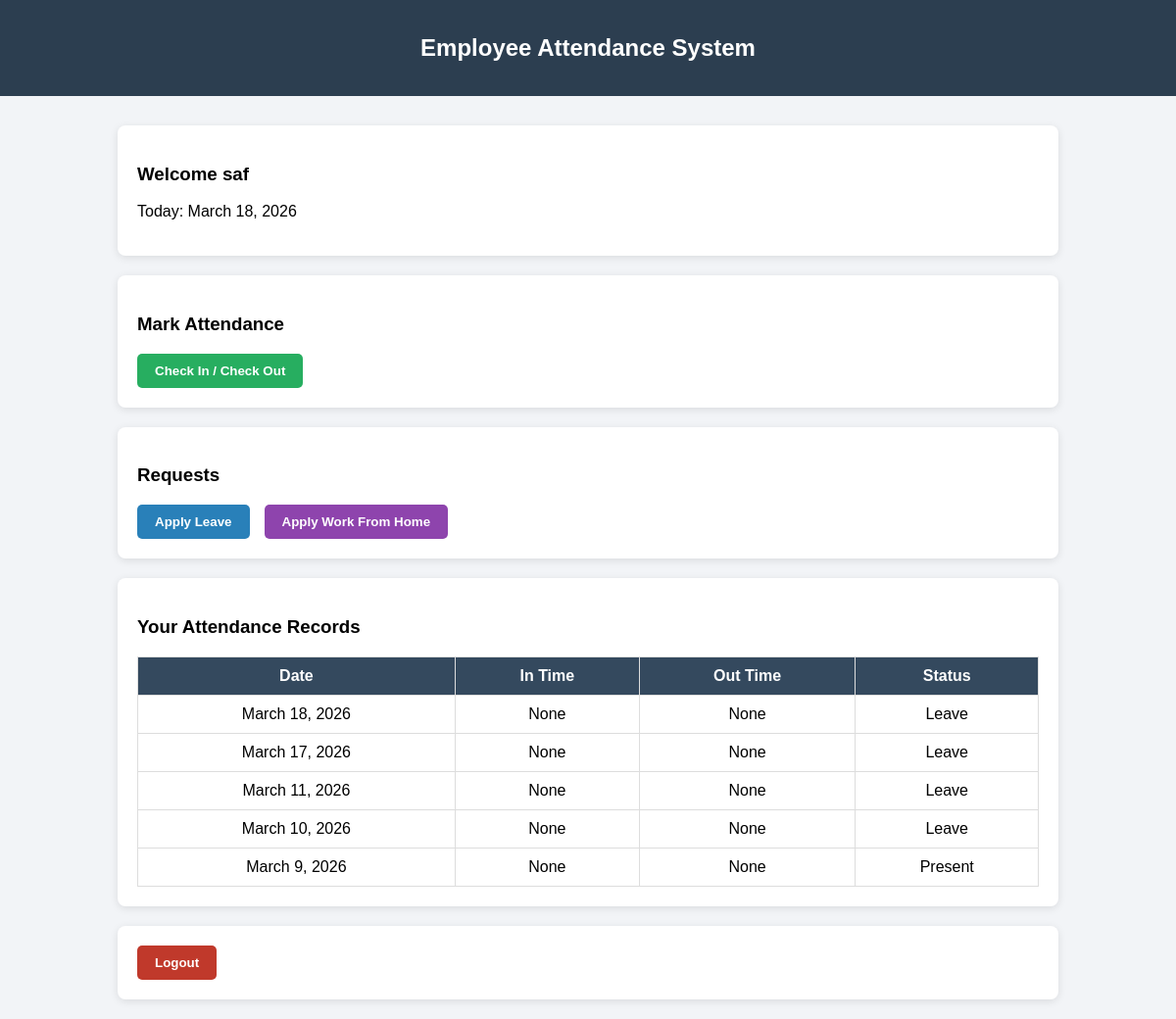
Page /attendance/ (signed in) on the committed database.
### attendance/models.py (models this page shows, shortened)
class Attendance(models.Model):
    STATUS_CHOICES = [
        ('Present', 'Present'),
        ('Leave', 'Leave'),
        ('WFH', 'Work From Home'),
    ]
    user = models.ForeignKey(User, on_delete=models.CASCADE)
    date = models.DateField()
    in_time = models.TimeField(null=True, blank=True)
    out_time = models.TimeField(null=True, blank=True)
    status = models.CharField(max_length=20, choices=STATUS_CHOICES, default='Present')
    class Meta:
        unique_together = ['user', 'date']
        ordering = ['-date']

### attendance/views.py (the view)
# urls.py: path('', views.attendance_dashboard, name='attendance'),
@login_required
def attendance_dashboard(request):
    records = Attendance.objects.filter(user=request.user).order_by('-date')
    today = date.today()
    today_record = Attendance.objects.filter(
        user=request.user,
        date=today
    ).first()
    return render(request, 'attendance/attendance.html', {
        'records': records,
        'today_record': today_record,
        'today': today
    })

### attendance/templates/attendance/attendance.html (shortened to what this page needs)
<!DOCTYPE html>
<html>
<head>
</head>
<body>
<div class="header">
<h2>Employee Attendance System</h2>
</div>
<div class="container">
<div class="card">
<h3>Welcome {{ request.user.username }}</h3>
<p>Today: {{ today }}</p>
</div>
<div class="card">
<h3>Mark Attendance</h3>
<form method="post" action="{% url 'mark_attendance' %}">
<button class="attendance-btn">Check In / Check Out</button>
</form>
</div>
<div class="card">
<h3>Requests</h3>
<div class="actions">
<a href="{% url 'leave' %}">
<button class="leave-btn">Apply Leave</button>
</a>
<a href="{% url 'wfh' %}">
<button class="wfh-btn">Apply Work From Home</button>
</a>
</div>
</div>
<div class="card">
<h3>Your Attendance Records</h3>
<table>
<tr>
<th>Date</th>
<th>In Time</th>
<th>Out Time</th>
<th>Status</th>
</tr>
{% for r in records %}
<tr>
<td>{{ r.date }}</td>
<td>{{ r.in_time }}</td>
<td>{{ r.out_time }}</td>
<td>{{ r.status }}</td>
</tr>
{% endfor %}
</table>
</div>
<div class="card">
<form method="post" action="{% url 'logout' %}">
<button class="logout-btn">Logout</button>
</form>
</div>
</div>
</body>
</html>

### attendance/templates/attendance/attendance.html (style rules this page uses)
body { font-family: Arial, sans-serif; background:#f2f4f7; margin:0; }
.header { background:#2c3e50; color:white; padding:15px; text-align:center; }
.container { width:80%; margin:auto; margin-top:30px; }
.card { background:white; padding:20px; margin-bottom:20px; border-radius:8px; box-shadow:0 2px 8px rgba(0,0,0,0.1); }
.actions { display:flex; gap:15px; flex-wrap:wrap; }
button { padding:10px 18px; border:none; border-radius:5px; cursor:pointer; font-weight:bold; }
.attendance-btn { background:#27ae60; color:white; }
.leave-btn { background:#2980b9; color:white; }
.wfh-btn { background:#8e44ad; color:white; }
.logout-btn { background:#c0392b; color:white; }
table { width:100%; border-collapse:collapse; margin-top:15px; }
th,td { padding:10px; border:1px solid #ddd; text-align:center; }
th { background:#34495e; color:white; }

### rows in the picture
Attendance: date "March 18, 2026", in_time "None", out_time "None", status "Leave"
Attendance: date "March 17, 2026", in_time "None", out_time "None", status "Leave"
Attendance: date "March 11, 2026", in_time "None", out_time "None", status "Leave"
Attendance: date "March 10, 2026", in_time "None", out_time "None", status "Leave"
Attendance: date "March 9, 2026", in_time "None", out_time "None", status "Present"

### other values in the picture
{{ request.user.username }} "saf"
